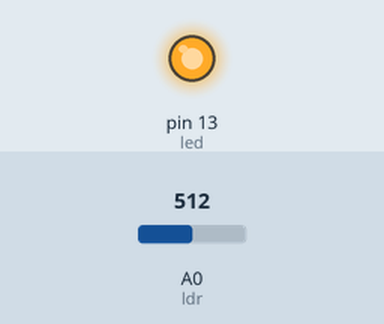
Recording of a sketch running on a simulated Arduino Uno, built with avr-gcc and run on an emulated ATmega328P. Parts: output pins drawn as LEDs (lit = HIGH). The inputs (shaded band) are chosen by the test bench; at power-on: A0 (ldr) = 512.

Above: at 1.2 s.
1.3 s: A0 (ldr) set to 781
2.8 s: A0 (ldr) set to 814
At 3.6 s:
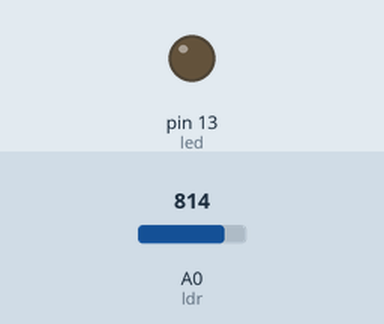
4.3 s: A0 (ldr) set to 790
At 4.8 s:
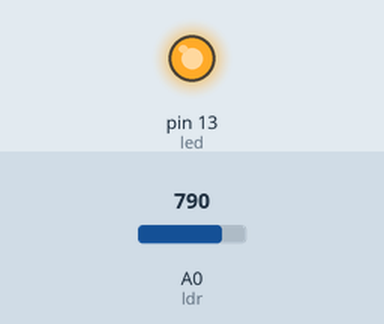
5.8 s: A0 (ldr) set to 810
At 7.1 s:
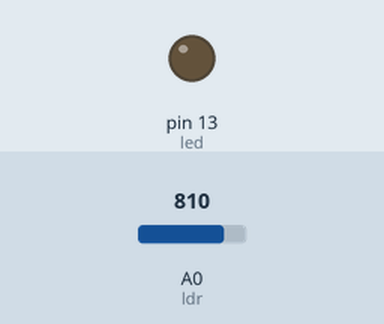
Timing chart, 0 to 8.3 s (numbered marks = the images above; inputs shaded):
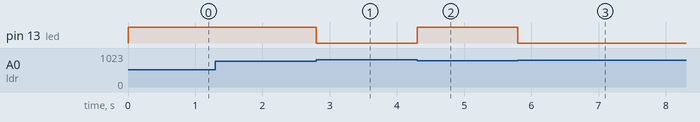

Measured:
- the behaviour switches between 799 and 800 on A0 (ldr) (found by bisection; images 0 and 1)
- after the input at 1.3 s, every drawn part: stays the same
- after the input at 2.8 s, pin 13 (led): HIGH → LOW at once
- after the input at 4.3 s, pin 13 (led): LOW → HIGH at once
- after the input at 5.8 s, pin 13 (led): HIGH → LOW at once

The sketch:

Photo_project.ino
```cpp
int led = 13;
int ldr = A0;
void setup() {
  // put your setup code here, to run once:
  pinMode(led, OUTPUT);

}

void loop() {
  // put your main code here, to run repeatedly:
  if (analogRead(ldr) < 800) digitalWrite(led, 35);
  else if (analogRead(ldr) < 10) digitalWrite(led, 200);
  else digitalWrite(led, LOW);

}
```
